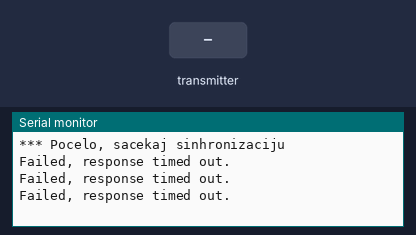
Simulated run of this sketch. Board: Arduino Uno, built with avr-gcc and run on an emulated ATmega328P. Shown: the last lines printed to the serial monitor. The test bench sets the inputs (shaded band). No radio packets arrive unless stated.

Above: at 1.2 s.
1.3 s: the transmitter starts sending prim = 0
At 1.54 s:
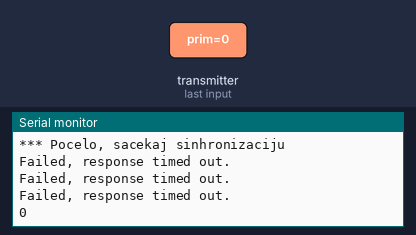
3.3 s: the transmitter starts sending prim = 256
At 3.54 s:
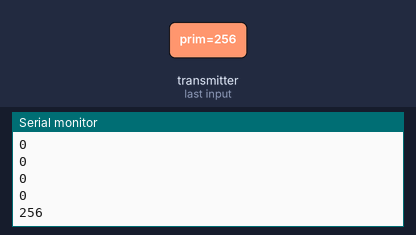

The sketch:

Citaj1.ino
```cpp
#include <RF24_config.h>
#include <printf.h>
#include <nRF24L01.h>
#include <RF24.h>

/*
* Getting Started example sketch for nRF24L01+ radios
* This is a very basic example of how to send data from one node to another
* Updated: Dec 2014 by TMRh20
*/

#include <SPI.h>

/****************** User Config ***************************/
/***      Set this radio as radio number 0 or 1         ***/
bool radioNumber = 1;
/* Hardware configuration: Set up nRF24L01 radio on SPI bus plus pins 7 & 8 */
RF24 radio(7,8);
/**********************************************************/
const int kanal = 50;
byte addresses[][6] = {"1Node","2Node"};
void setup() {
  Serial.begin(115200);
  Serial.println(F("*** Pocelo, sacekaj sinhronizaciju"));
  radio.begin();
    radio.setChannel(kanal);
  // Set the PA Level low to prevent power supply related issues since this is a
 // getting_started sketch, and the likelihood of close proximity of the devices. RF24_PA_MAX is default.
  radio.setPALevel(RF24_PA_LOW);
  // Open a writing and reading pipe on each radio, with opposite addresses
  if(radioNumber){
    radio.openWritingPipe(addresses[1]);
    radio.openReadingPipe(1,addresses[0]);
  }else{
    radio.openWritingPipe(addresses[0]);
    radio.openReadingPipe(1,addresses[1]);
  }
  // Start the radio listening for data
  radio.startListening();
}
void Salji(void *niz,int vel)
{
  radio.stopListening();                                    // First, stop listening so we can talk.
  unsigned long start_time = micros(); // Take the time, and send it.  This will block until complete
  radio.startListening();
  unsigned long started_waiting_at = micros();               // Set up a timeout period, get the current microseconds
  boolean timeout = false;                                   // Set up a variable to indicate if a response was received or not
  while ( ! radio.available() ){                             // While nothing is received
    if (micros() - started_waiting_at > 200000 ){            // If waited longer than 200ms, indicate timeout and exit while loop
        timeout = true;
        break;
    }
  }
  if ( timeout ){                                             // Describe the results
      Serial.println(F("Failed, response timed out."));
  }else{
      int prim;                                 // Grab the response, compare, and send to debugging spew
      radio.read( &prim, sizeof(prim) );
      Serial.println(prim);
  }
  delay(250);
}
int u;
void loop() {

/****************** Ping Out Role ***************************/
    Salji(&u,sizeof(u));

} // Loop
```

Measured:
- after the input at 1.3 s, the serial monitor: prints a new line after 0.06 s (image 1)
- after the input at 3.3 s, the serial monitor: prints a new line after 0.06 s (image 2)
